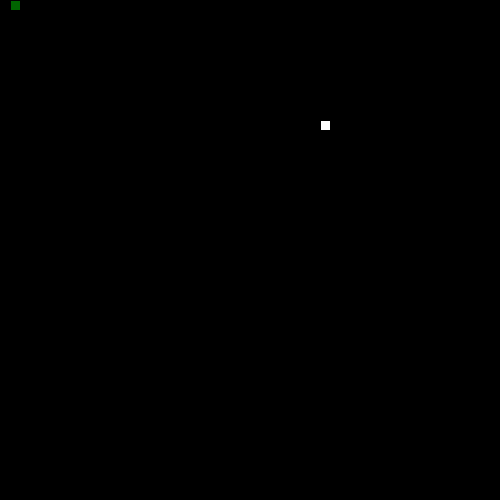
Frame 1 (no input)
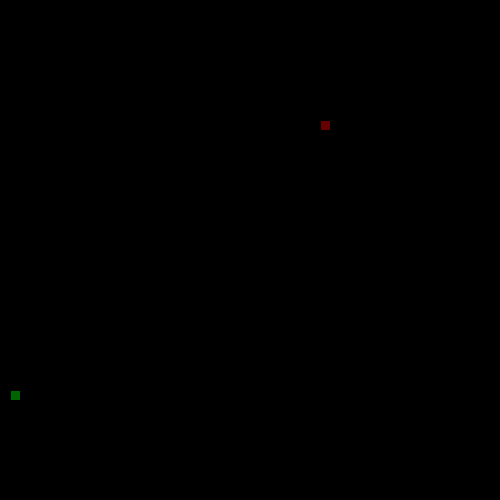
Frame 60 (the mouse pressed at the canvas centre just before this capture)
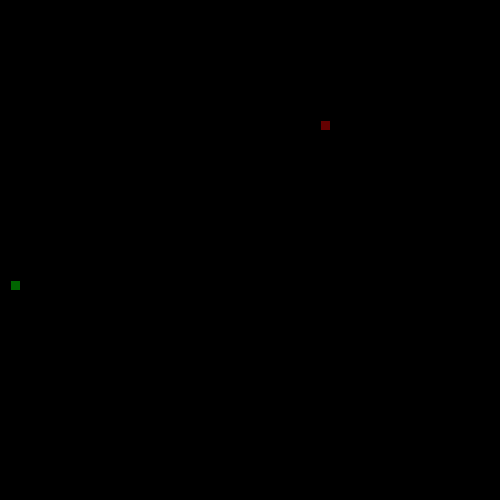
Frame 120 (the mouse held since frame 60 and released just before this capture)

The Processing sketch that drew these frames (run headless with seeded random() and noise(); from frame 60 on, the mouse is pressed at the canvas centre):

// Processing sketch: LeagueSnake
// ── LeagueSnake.pde
//*
// ***** SEGMENT CLASS *****
// This class will be used to represent each part of the moving snake.
//*

class Segment {

//Add x and y member variables. They will hold the corner location of each segment of the snake.

  int x;
  int y;
  

// Add a constructor with parameters to initialize each variable.

  public Segment(int X2, int Y2) {
    this.x = X2;
    this.y = Y2;
  }
    

}


//*
// ***** GAME VARIABLES *****
// All the game variables that will be shared by the game methods are here
//*

 Segment head;
 int foodX;
 int foodY;
 int direction = UP;
 int numFood = 0;
 ArrayList <Segment> segments = new ArrayList <Segment>();
 



//*
// ***** SETUP METHODS *****
// These methods are called at the start of the game.
//*

void setup() {
  
  size(500, 500);
  head = new Segment(10,10);
  frameRate(20);
  dropFood();

}

void dropFood() {
  //Set the food in a new random location
    foodX = ((int)random(50)*10);
    foodY = ((int)random(50)*10);
    
}



//*
// ***** DRAW METHODS *****
// These methods are used to draw the snake and its food 
//*

void draw() {
  background(0, 0, 0);
  drawFood();
  move();
  drawSnake();
  
  checkBoundaries();
  eat();
}

void drawFood() {
  //Draw the food
  rect(foodX,foodY,10,10);
  fill(0,100,0);
  
  
}

void drawSnake() {
  //Draw the head of the snake followed by its tail
  
  rect(head.x,head.y,10,10);
  fill(100, 0, 0);
  manageTail();
  
}


//*
// ***** TAIL MANAGEMENT METHODS *****
// These methods make sure the tail is the correct length.
//*

void drawTail() {
  //Draw each segment of the tail 
  for (int i = 0; i < segments.size(); i++) {
    rect(segments.get(i).x, segments.get(i).y, 10, 10);
  }
}

void manageTail() {
  //After drawing the tail, add a new segment at the "start" of the tail and remove the one at the "end" 
  //This produces the illusion of the snake tail moving.
  checkTailCollision();
  drawTail();
  Segment tail1 = new Segment(head.x ,head.y);
  segments.add(tail1);
  segments.remove(0);
}

void checkTailCollision() {
  //If the snake crosses its own tail, shrink the tail back to one segment
  for (int i = 1; i < segments.size(); i++) {
    if (head.x == segments.get(i).x && head.y == segments.get(i).y) {
      numFood = 1;
      segments.clear();
      Segment tail1 = new Segment(head.x ,head.y);
      segments.add(tail1);
    }
  }
}



//*
// ***** CONTROL METHODS *****
// These methods are used to change what is happening to the snake
//*

void keyPressed() {
  //Set the direction of the snake according to the arrow keys pressed
  if (keyCode == 38 && direction != DOWN) {
    direction = UP;
  }
  else if (keyCode == 40 && direction != UP) {
    direction = DOWN;
  }
  else if (keyCode == 39 && direction != LEFT) {
    direction = RIGHT;
  }
  else if (keyCode == 37 && direction != RIGHT) {
    direction = LEFT; 
  }
}

void move() {
  //Change the location of the Snake head based on the direction it is moving.
  
   
  switch(direction) {
  case UP:
    head.y -= 10;
    break;
  case DOWN:
    head.y += 10;
    break;
  case LEFT:
   head.x -= 10;
    break;
  case RIGHT:
   head.x +=10;
    break;    

  }
  
}

void checkBoundaries() {
 //If the snake leaves the frame, make it reappear on the other side
 if (head.x >= 500) {
   head.x = 10;
 }
 else if (head.x <= 0) {
   head.x = 490;
 }
 if (head.y >= 500) {
   head.y = 10;
 }
 else if (head.y <= 0) {
   head.y = 490;
 }
}



void eat() {
  //When the snake eats the food, its tail should grow and more food appear
  if (foodX == head.x && foodY == head.y) {
    numFood++;
    dropFood();
    Segment tail1 = new Segment(head.x ,head.y);
    segments.add(tail1);
    
  }
}
